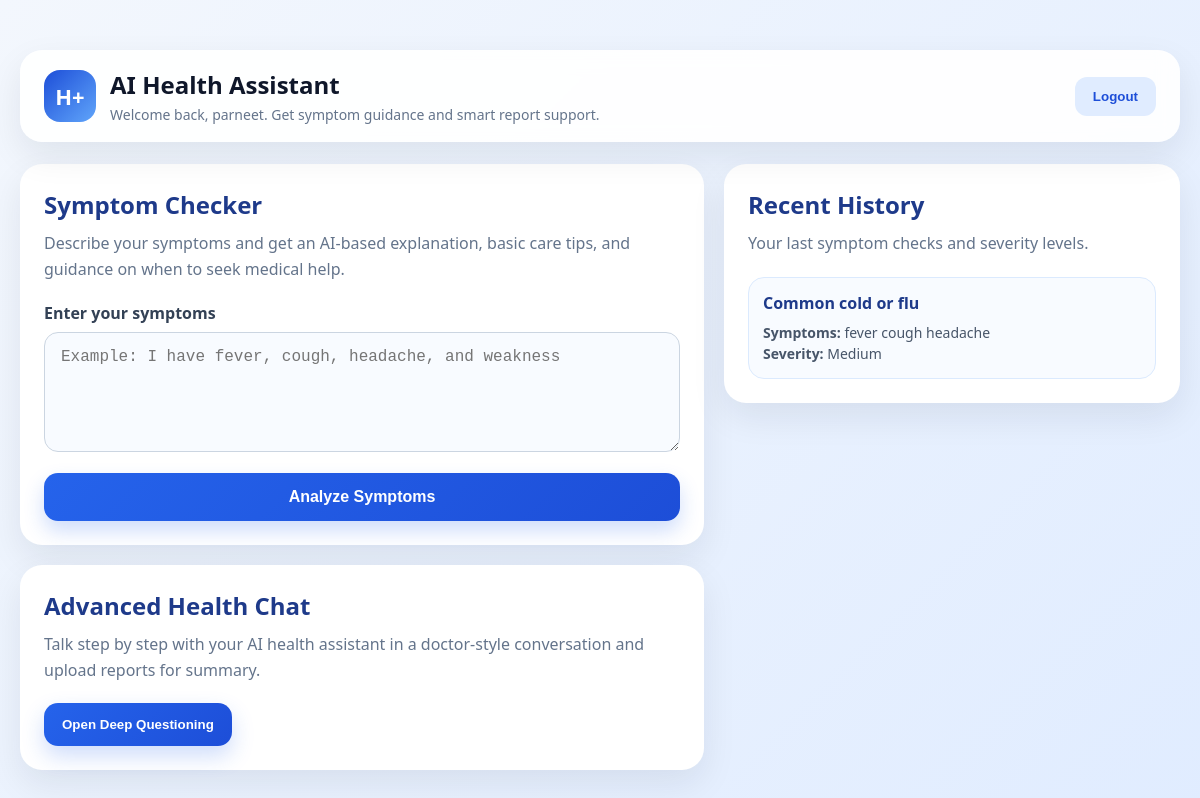
The page / (signed in) on the database its author committed.
### tables this page shows
CREATE TABLE history (
            id INTEGER PRIMARY KEY AUTOINCREMENT,
            user_id INTEGER,
            symptoms TEXT,
            possible_condition TEXT,
            severity TEXT,
            FOREIGN KEY(user_id) REFERENCES users(id)
        );

### app.py (the view)
@app.route("/")
def home():
    if "user_id" not in session:
        return redirect(url_for("login"))
    history = get_user_history(session["user_id"])
    return render_template(
        "index.html",
        user_name=session["user_name"],
        history=history
    )

### app.py (called while the page is built)
def get_user_history(user_id):
    conn = sqlite3.connect(DB_NAME)
    cursor = conn.cursor()
    cursor.execute("""
        SELECT symptoms, possible_condition, severity
        FROM history
        WHERE user_id = ?
        ORDER BY id DESC
        LIMIT 5
    """, (user_id,))
    rows = cursor.fetchall()
    conn.close()
    history = []
    for row in rows:
        history.append({
            "symptoms": row[0],
            "condition": row[1],
            "severity": row[2]
        })
    return history

### templates/index.html (shortened to what this page needs)
<!DOCTYPE html>
<html lang="en">
<head>
    <link rel="stylesheet" href="{{ url_for('static', filename='style.css') }}">
</head>
<body>
<div class="app-shell">
    <div class="topbar">
        <div class="topbar-left">
            <div class="topbar-logo">H+</div>
            <div>
                <h2>AI Health Assistant</h2>
                <p>Welcome back, {{ user_name }}. Get symptom guidance and smart report support.</p>
            </div>
        </div>
        <a href="/logout"><button class="btn-secondary">Logout</button></a>
    </div>
    <div class="grid-2">
        <div>
            <div class="card">
                <h2 class="section-title">Symptom Checker</h2>
                <p class="section-subtitle">Describe your symptoms and get an AI-based explanation, basic care tips, and guidance on when to seek medical help.</p>
                <form method="POST" action="/predict">
                    <div class="form-group">
                        <label class="form-label">Enter your symptoms</label>
                        <textarea class="form-textarea" name="symptoms" placeholder="Example: I have fever, cough, headache, and weakness" required></textarea>
                    </div>
                    <button class="btn-primary" type="submit">Analyze Symptoms</button>
                </form>
            </div>
            <div class="card">
                <h2 class="section-title">Advanced Health Chat</h2>
                <p class="section-subtitle">Talk step by step with your AI health assistant in a doctor-style conversation and upload reports for summary.</p>
                <a href="/advanced"><button class="action-btn">Open Deep Questioning</button></a>
            </div>
        </div>
        <div>
            <div class="card">
                <h2 class="section-title">Recent History</h2>
                <p class="section-subtitle">Your last symptom checks and severity levels.</p>
                <div class="history-list">
                    {% if history %}
                        {% for item in history %}
                            <div class="history-item">
                                <h4>{{ item.condition }}</h4>
                                <p><strong>Symptoms:</strong> {{ item.symptoms }}</p>
                                <p><strong>Severity:</strong> {{ item.severity }}</p>
                            </div>
                        {% endfor %}
                    {% else %}
                        <div class="history-item">
                            <p>No previous history found yet.</p>
                        </div>
                    {% endif %}
                </div>
            </div>
        </div>
    </div>
</div>
</body>
</html>

### static/style.css (style rules this page uses)
* { margin: 0; padding: 0; box-sizing: border-box; }
body { font-family: "Segoe UI", Arial, sans-serif; background: linear-gradient(135deg, #f3f7fd, #e0ecff); color: #0f172a; min-height: 100vh; }
a { text-decoration: none; }
.form-group { margin-bottom: 16px; }
.form-label { display: block; margin-bottom: 8px; font-weight: 600; color: #334155; }
.form-input, .form-textarea, .file-input { width: 100%; padding: 15px 16px; border: 1px solid #cbd5e1; border-radius: 14px; font-size: 16px; outline: none; transition: all 0.25s ease; background: #f8fbff; }
.form-textarea { resize: vertical; min-height: 120px; }
.btn-primary { width: 100%; border: none; border-radius: 14px; padding: 15px 18px; background: linear-gradient(135deg, #2563eb, #1d4ed8); color: white; font-size: 16px; font-weight: 700; cursor: pointer; transition: transform 0.2s ease, box-shadow 0.2s ease; box-shadow: 0 10px 20px rgba(37, 99, 235, 0.22); }
.app-shell { max-width: 1200px; margin: 30px auto; padding: 20px; }
.topbar { background: rgba(255, 255, 255, 0.92); backdrop-filter: blur(10px); border-radius: 22px; padding: 18px 24px; box-shadow: 0 14px 35px rgba(15, 23, 42, 0.08); display: flex; justify-content: space-between; align-items: center; margin-bottom: 22px; gap: 16px; }
.topbar-left { display: flex; align-items: center; gap: 14px; }
.topbar-logo { width: 52px; height: 52px; border-radius: 16px; background: linear-gradient(135deg, #1d4ed8, #60a5fa); display: flex; align-items: center; justify-content: center; color: white; font-weight: 800; font-size: 22px; overflow: hidden; }
.topbar h2 { font-size: 24px; font-weight: 800; color: #0f172a; }
.topbar p { font-size: 14px; color: #64748b; margin-top: 4px; }
.btn-secondary { border: none; border-radius: 12px; padding: 12px 18px; background: #e0ecff; color: #1d4ed8; font-weight: 700; cursor: pointer; }
.card { background: #ffffff; border-radius: 22px; padding: 24px; box-shadow: 0 14px 35px rgba(15, 23, 42, 0.08); margin-bottom: 20px; }
.section-title { font-size: 24px; font-weight: 800; color: #1e3a8a; margin-bottom: 10px; }
.section-subtitle { color: #64748b; margin-bottom: 20px; line-height: 1.6; }
.grid-2 { display: grid; grid-template-columns: 1.2fr 0.8fr; gap: 20px; }
.history-list { display: flex; flex-direction: column; gap: 12px; }
.history-item { background: #f8fbff; border: 1px solid #dbeafe; border-radius: 16px; padding: 14px; }
.history-item h4 { color: #1e3a8a; margin-bottom: 8px; }
.history-item p { color: #475569; font-size: 14px; line-height: 1.5; }
.action-btn, .upload-row button, .new-chat-btn { border: none; border-radius: 14px; padding: 14px 18px; background: linear-gradient(135deg, #2563eb, #1d4ed8); color: white; font-weight: 700; cursor: pointer; box-shadow: 0 10px 22px rgba(37, 99, 235, 0.22); }

### rows shown on the page
history: condition "Common cold or flu", symptoms "fever cough headache", severity "Medium"

### other values the page prints
{{ user_name }} "parneet"
